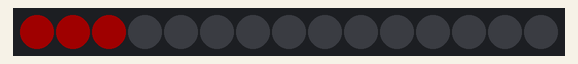
Bench run of a sketch on a simulated Arduino Uno, built with avr-gcc and run on an emulated ATmega328P. Parts: 15 RGB LEDs in strip order, left to right. Wiring (inferred from the names in the program): WS2812 LEDs: data pin 6. Dim RGB values are drawn brighter than linear.

Above: at 0.11 s.
At 5.26 s:
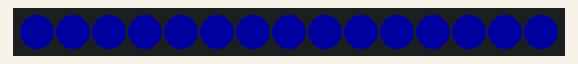
At 9.95 s:
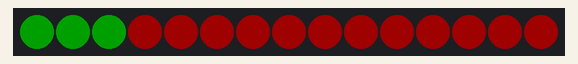
At 19.95 s:
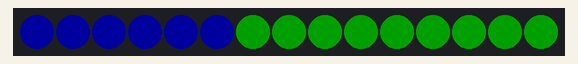
At 29.94 s:
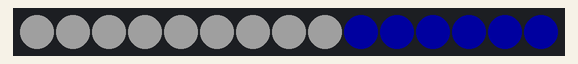
At 39.94 s:
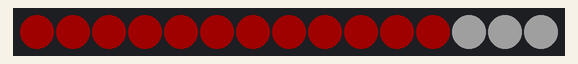

The sketch:

LED_Stripe_test.ino
```cpp
#include <Seeed_led_stripe.h>
#define PIN 6
#define NUM_LEDS 15
#define Light 200

Led_Stripe test = Led_Stripe(NUM_LEDS, PIN, LED_GRB + DATA_800KHZ);
void setup() {
  // put your setup code here, to run once:
   test.led_light(Light);
   test.led_init();
   test.led_show();
}

void loop() {
  // put your main code here, to run repeatedly:
  color_change(test.RGB_Color(255, 0, 0),50);
  color_change(test.RGB_Color(0, 255,0),50);
  color_change(test.RGB_Color(0, 0, 255),50);
  color_change(test.RGB_Color(255, 255, 255),50);
}

void color_change(uint32_t c, uint8_t wait){
  for(uint16_t i=0; i<test.LED_NUM();i++){
    test.led_setRGBColor(i, c);
    test.led_show();
    delay(wait);
    }
}
```
